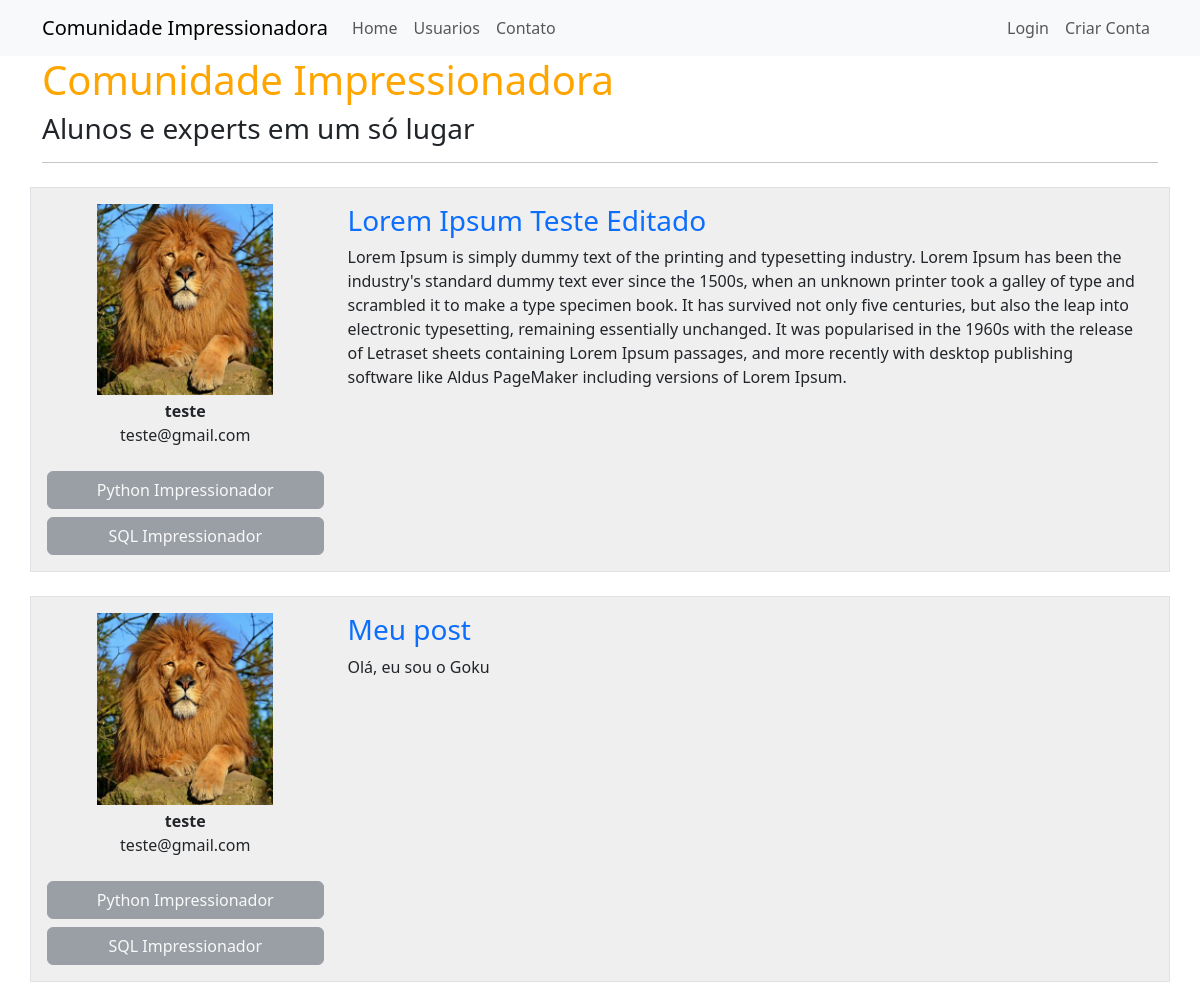
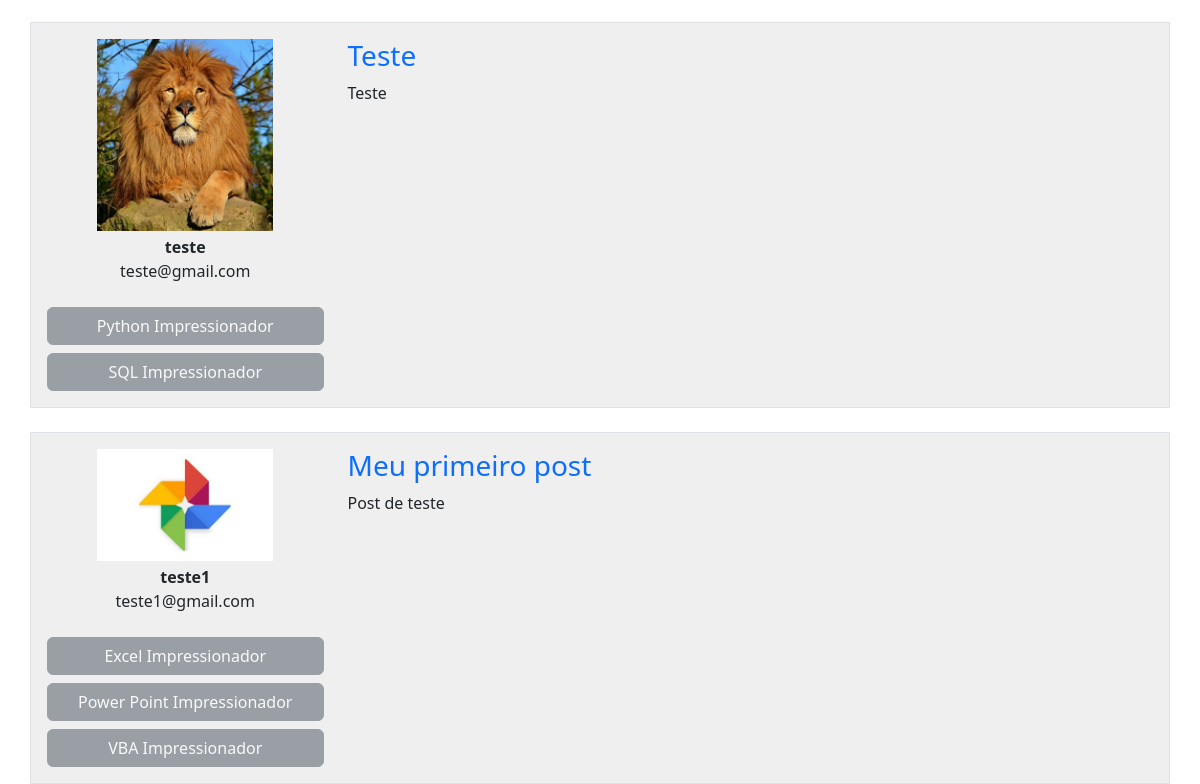
The page / on the database its author committed (2 pictures, top to bottom).
### comunidadeimpressionadora/models.py (models this page shows)
class Post(database.Model):
    id = database.Column(database.Integer, primary_key=True)
    titulo = database.Column(database.String, nullable=False)
    corpo = database.Column(database.Text, nullable=False)
    data_criacao = database.Column(database.DateTime, nullable=False, default=datetime.utcnow)
    id_usuario = database.Column(database.Integer, database.ForeignKey('usuario.id'), nullable=False)

class Usuario(database.Model, UserMixin):
    id = database.Column(database.Integer, primary_key=True)
    username = database.Column(database.String, nullable=False, unique=True)
    email = database.Column(database.String, nullable=False, unique=True)
    senha = database.Column(database.String, nullable=False)
    foto_perfil = database.Column(database.String, default='default.jpg')
    posts = database.relationship('Post', backref='Autor', lazy=True)
    cursos = database.Column(database.String, nullable=False, default='Não Informado')

### comunidadeimpressionadora/routes.py (the view)
@app.route('/')
def homepage():
    posts = Post.query.order_by(Post.id.desc())
    return render_template('homepage.html', posts=posts)

### comunidadeimpressionadora/templates/homepage.html
{% extends 'base.html' %}
{% block body %}
    <div class="container">
        <h1 style="color: orange">Comunidade Impressionadora</h1>
        <h3>Alunos e experts em um só lugar</h3>
        <hr>
    </div>
    <div class="container">
        {% for post in posts %}
            <div class="row border mt-4 p-3 meupost">
                <div class="column col-3">
                    <div class="row flex-shrink-0 mb-1 justify-content-center">
                        <img src="{{ url_for('static', filename='fotos_perfil/{}'.format(post.Autor.foto_perfil)) }}"
                             alt="Generic placeholder image" class="img-fluid"
                             style="width: 200px">
                    </div>
                    <div class="text-center">
                        <strong>{{ post.Autor.username }}</strong>
                        <p>{{ post.Autor.email }}</p>
                    </div>
                    <div class="row">
                        {% for curso in post.Autor.cursos.split(';') %}
                            <button type="button" class="btn btn-secondary mt-2" disabled>{{ curso }}</button>
                        {% endfor %}
                    </div>
                </div>
                <div class="column col-9 ps-4">
                    <a style="text-decoration: none"  href="{{ url_for('exibir_post', post_id=post.id) }}"><h3>{{ post.titulo }}</h3></a>
                    <p>{{ post.corpo }}</p>
                </div>
            </div>
        {% endfor %}
    </div>
{% endblock %}

### comunidadeimpressionadora/static/main.css (style rules this page uses)
.meupost { background: #efefef !important; }

### rows shown on the page
Post: foto_perfil (picture), Autor.username "teste", Autor.email "teste@gmail.com", curso "Python Impressionador" "SQL Impressionador", titulo "Lorem Ipsum Teste Editado", corpo "Lorem Ipsum is simply dummy text of the printing and typesetting industry. Lorem Ipsum has been the industry's standard dummy text ever since the 1500s, when an unknown printer took a galley of type and scrambled it to make a type specimen book. It has survived not only five centuries, but also the leap into electronic typesetting, remaining essentially unchanged. It was popularised in the 1960s with the release of Letraset sheets containing Lorem Ipsum passages, and more recently with desktop publishing software like Aldus PageMaker including versions of Lorem Ipsum."
Post: foto_perfil (picture), Autor.username "teste", Autor.email "teste@gmail.com", curso "Python Impressionador" "SQL Impressionador", titulo "Meu post", corpo "Olá, eu sou o Goku"
Post: foto_perfil (picture), Autor.username "teste", Autor.email "teste@gmail.com", curso "Python Impressionador" "SQL Impressionador", titulo "Teste", corpo "Teste"
Post: foto_perfil (picture), Autor.username "teste1", Autor.email "teste1@gmail.com", curso "Excel Impressionador" "Power Point Impressionador" "VBA Impressionador", titulo "Meu primeiro post", corpo "Post de teste"
